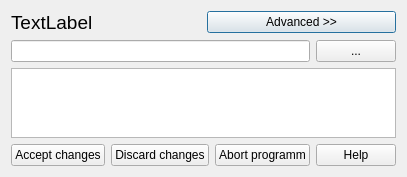
<?xml version="1.0" encoding="UTF-8"?>
<ui version="4.0">
 <class>Gui::Dialog::DlgRunExternal</class>
 <widget class="QDialog" name="Gui::Dialog::DlgRunExternal">
  <property name="geometry">
   <rect>
    <x>0</x>
    <y>0</y>
    <width>400</width>
    <height>176</height>
   </rect>
  </property>
  <property name="sizePolicy">
   <sizepolicy hsizetype="Preferred" vsizetype="MinimumExpanding">
    <horstretch>0</horstretch>
    <verstretch>0</verstretch>
   </sizepolicy>
  </property>
  <property name="windowTitle">
   <string>Runing external programm...</string>
  </property>
  <layout class="QVBoxLayout" name="verticalLayout">
   <item>
    <layout class="QHBoxLayout" name="horizontalLayout_3">
     <item>
      <widget class="QLabel" name="ProgrammName">
       <property name="font">
        <font>
         <pointsize>14</pointsize>
        </font>
       </property>
       <property name="text">
        <string>TextLabel</string>
       </property>
      </widget>
     </item>
     <item>
      <widget class="QPushButton" name="ButtonAdvanced">
       <property name="text">
        <string>Advanced &gt;&gt;</string>
       </property>
      </widget>
     </item>
    </layout>
   </item>
   <item>
    <layout class="QHBoxLayout" name="horizontalLayout">
     <item>
      <widget class="QLineEdit" name="Programm"/>
     </item>
     <item>
      <widget class="QPushButton" name="ChooseProgramm">
       <property name="text">
        <string>...</string>
       </property>
      </widget>
     </item>
    </layout>
   </item>
   <item>
    <widget class="QTextEdit" name="Output"/>
   </item>
   <item>
    <layout class="QHBoxLayout" name="horizontalLayout_2">
     <item>
      <widget class="QPushButton" name="ButtonAccept">
       <property name="text">
        <string>Accept changes</string>
       </property>
      </widget>
     </item>
     <item>
      <widget class="QPushButton" name="ButtonDiscard">
       <property name="text">
        <string>Discard changes</string>
       </property>
      </widget>
     </item>
     <item>
      <widget class="QPushButton" name="ButtonAbort">
       <property name="text">
        <string>Abort programm</string>
       </property>
      </widget>
     </item>
     <item>
      <widget class="QPushButton" name="ButtonHelp">
       <property name="text">
        <string>Help</string>
       </property>
      </widget>
     </item>
    </layout>
   </item>
  </layout>
 </widget>
 <resources/>
 <connections/>
</ui>
